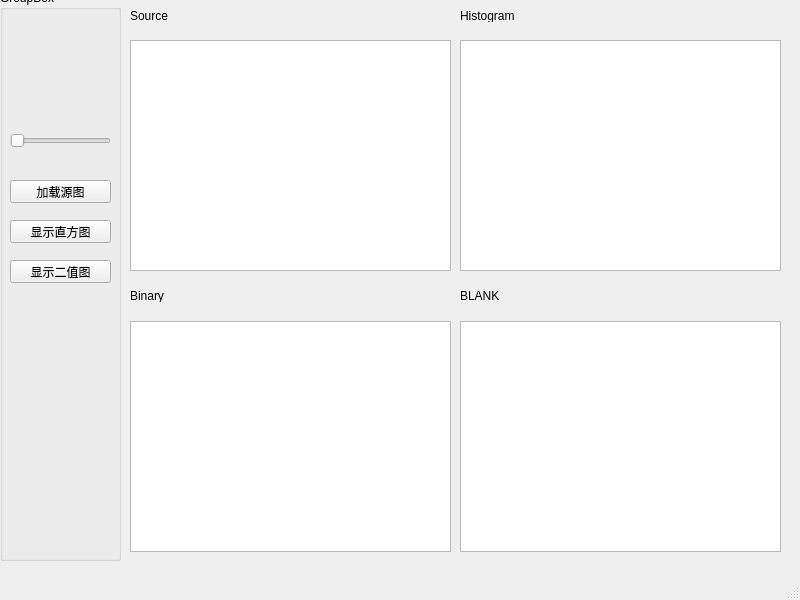
<?xml version="1.0" encoding="UTF-8"?>
<ui version="4.0">
 <class>MainWindow</class>
 <widget class="QMainWindow" name="MainWindow">
  <property name="geometry">
   <rect>
    <x>0</x>
    <y>0</y>
    <width>800</width>
    <height>600</height>
   </rect>
  </property>
  <property name="windowTitle">
   <string>MainWindow</string>
  </property>
  <widget class="QWidget" name="centralwidget">
   <widget class="QGroupBox" name="groupBox">
    <property name="geometry">
     <rect>
      <x>0</x>
      <y>-10</y>
      <width>121</width>
      <height>571</height>
     </rect>
    </property>
    <property name="title">
     <string>GroupBox</string>
    </property>
    <widget class="QSlider" name="theshSlider">
     <property name="geometry">
      <rect>
       <x>10</x>
       <y>140</y>
       <width>101</width>
       <height>22</height>
      </rect>
     </property>
     <property name="orientation">
      <enum>Qt::Horizontal</enum>
     </property>
    </widget>
    <widget class="QPushButton" name="chooseImgBtn">
     <property name="geometry">
      <rect>
       <x>10</x>
       <y>190</y>
       <width>101</width>
       <height>23</height>
      </rect>
     </property>
     <property name="text">
      <string>加载源图</string>
     </property>
    </widget>
    <widget class="QPushButton" name="histBtn">
     <property name="geometry">
      <rect>
       <x>10</x>
       <y>230</y>
       <width>101</width>
       <height>23</height>
      </rect>
     </property>
     <property name="text">
      <string>显示直方图</string>
     </property>
    </widget>
    <widget class="QPushButton" name="binaryBtn">
     <property name="geometry">
      <rect>
       <x>10</x>
       <y>270</y>
       <width>101</width>
       <height>23</height>
      </rect>
     </property>
     <property name="text">
      <string>显示二值图</string>
     </property>
    </widget>
   </widget>
   <widget class="QGraphicsView" name="sourceView">
    <property name="geometry">
     <rect>
      <x>130</x>
      <y>40</y>
      <width>321</width>
      <height>231</height>
     </rect>
    </property>
   </widget>
   <widget class="QGraphicsView" name="histView">
    <property name="geometry">
     <rect>
      <x>460</x>
      <y>40</y>
      <width>321</width>
      <height>231</height>
     </rect>
    </property>
   </widget>
   <widget class="QGraphicsView" name="binaryView">
    <property name="geometry">
     <rect>
      <x>130</x>
      <y>321</y>
      <width>321</width>
      <height>231</height>
     </rect>
    </property>
   </widget>
   <widget class="QGraphicsView" name="graphicsView_4">
    <property name="geometry">
     <rect>
      <x>460</x>
      <y>321</y>
      <width>321</width>
      <height>231</height>
     </rect>
    </property>
   </widget>
   <widget class="QLabel" name="Title">
    <property name="geometry">
     <rect>
      <x>130</x>
      <y>10</y>
      <width>54</width>
      <height>12</height>
     </rect>
    </property>
    <property name="text">
     <string>Source</string>
    </property>
   </widget>
   <widget class="QLabel" name="label">
    <property name="geometry">
     <rect>
      <x>460</x>
      <y>10</y>
      <width>54</width>
      <height>12</height>
     </rect>
    </property>
    <property name="text">
     <string>Histogram</string>
    </property>
   </widget>
   <widget class="QLabel" name="label_3">
    <property name="geometry">
     <rect>
      <x>130</x>
      <y>290</y>
      <width>54</width>
      <height>12</height>
     </rect>
    </property>
    <property name="text">
     <string>Binary</string>
    </property>
   </widget>
   <widget class="QLabel" name="label_4">
    <property name="geometry">
     <rect>
      <x>460</x>
      <y>290</y>
      <width>54</width>
      <height>12</height>
     </rect>
    </property>
    <property name="text">
     <string>BLANK</string>
    </property>
   </widget>
  </widget>
  <widget class="QMenuBar" name="menubar">
   <property name="geometry">
    <rect>
     <x>0</x>
     <y>0</y>
     <width>800</width>
     <height>23</height>
    </rect>
   </property>
  </widget>
  <widget class="QStatusBar" name="statusbar"/>
 </widget>
 <resources/>
 <connections/>
 <slots>
  <slot>btn_click()</slot>
 </slots>
</ui>
